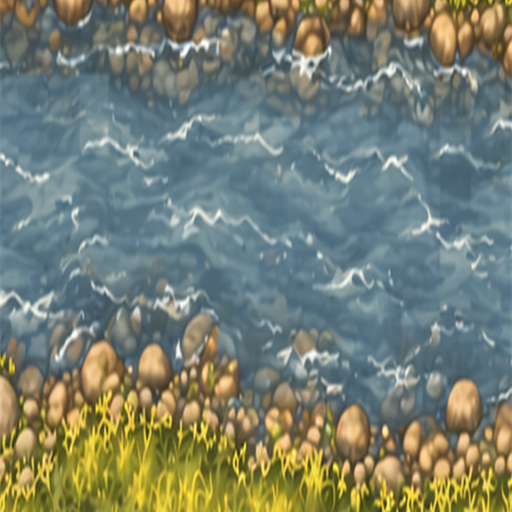
#> input picture src/assets/terrain/water_full.png, 512 x 512 px
$ python generate_swamp_and_lake_tiles.py
#> lines starting #> are read from the running program, lines starting #| are printed output that depends on the picture
#!/usr/bin/env python3
"""Regrade the swamp and build the lake textures from the existing hand-made art.

Requires Pillow and NumPy (dev-only; nothing here ships at runtime):
  python3 -m venv .venv && .venv/bin/pip install pillow numpy
  .venv/bin/python scripts/generate_swamp_and_lake_tiles.py

Sources:
  terrain_swamp.png (git history) - the original 1254x1254 painted bog PNG: seamless, but much
                                  darker than the grass, with reeds and pools far too small at
                                  board scale
  terrain/water_full.png        - lake water between two pebble banks
  terrain_road_horizontal.png   - gravel road through grass

Generated (written into src/assets/ as JPEG, quality 85: the textures are opaque, and PNG
made the swamp alone 2.1 MB):
  terrain_swamp.jpg             - 1024x1024 seamless bog, regraded towards the grass palette with
                                  murky teal pools. The renderer spreads one copy over 3x3 tiles,
                                  so pools and reeds read at board scale, and blends its edges.
  terrain/lake_water.jpg        - 512x512 seamless open water from the pure-water band of
                                  water_full.png, stacked with sideways offsets and cross-fades
                                  (the older water_open.png mirrors the band, which repeats visibly)
  terrain/shore_bank.jpg        - 256x256 seamless sand and pebble bank from the road gravel

All three tile in both directions: the renderer fills whole regions with them in board
coordinates, so neighbouring tiles continue the same image instead of repeating it per tile.
"""

import os
import subprocess
import sys
from io import BytesIO

import numpy as np
from PIL import Image, ImageFilter

ROOT = os.path.join(os.path.dirname(os.path.abspath(__file__)), "..", "src", "assets")
OUT = os.environ.get("SWAMP_OUT", ROOT)
# The swamp is regraded from the original painting, which this script replaces.
SWAMP_SOURCE_COMMIT = "2e45779"


def load_original_swamp():
    path = os.environ.get("SWAMP_SOURCE")
    if path:
        return Image.open(path).convert("RGB")
    blob = subprocess.run(
        ["git", "show", f"{SWAMP_SOURCE_COMMIT}:src/assets/terrain_swamp.png"],
        cwd=ROOT, check=True, capture_output=True,
    ).stdout
    return Image.open(BytesIO(blob)).convert("RGB")


def smoothstep(edge0, edge1, x):
    t = np.clip((x - edge0) / (edge1 - edge0), 0, 1)
    return t * t * (3 - 2 * t)


def wrap_resize(im, size):
    """Resize a seamless image and keep it seamless: resample a 3x3 tiling, keep the centre."""
    w, h = im.size
    tiled = Image.new("RGB", (w * 3, h * 3))
    for y in range(3):
        for x in range(3):
            tiled.paste(im, (x * w, y * h))
    big = tiled.resize((size * 3, size * 3), Image.LANCZOS)
    return big.crop((size, size, size * 2, size * 2))


def wrap_blur(gray, radius):
    """Gaussian blur of a 2D float array that wraps around the edges."""
    pad = int(radius * 4)
    padded = np.pad(gray, pad, mode="wrap")
    blurred = Image.fromarray((padded * 255).astype(np.uint8)).filter(ImageFilter.GaussianBlur(radius))
    return (np.asarray(blurred).astype(np.float32) / 255)[pad:-pad, pad:-pad]


def make_swamp(source):
    src = np.asarray(wrap_resize(source, 1024)).astype(np.float32) / 255
    r, g, b = src[..., 0], src[..., 1], src[..., 2]
    lum = src @ np.array([0.299, 0.587, 0.114], dtype=np.float32)

    # Pools: darker pixels whose blue is high relative to red (the painting's murky water).
    pools = smoothstep(0.5, 0.72, b / (r + 0.004)) * (1 - smoothstep(0.27, 0.37, lum)) * smoothstep(-0.008, 0.024, g - r)
    pools = smoothstep(0.25, 0.6, wrap_blur(pools, 5))[..., None]
    rim = np.clip(wrap_blur(pools[..., 0], 3) - pools[..., 0], 0, 1)[..., None]

    # Land: lift the shadows and warm the moss towards the olive-yellow grass.
    land = np.clip(src ** 0.78 * 1.3, 0, 1)
    land_lum = (land @ np.array([0.299, 0.587, 0.114], dtype=np.float32))[..., None]
    land = np.clip(land_lum + (land - land_lum) * 1.2, 0, 1)
    land = land * np.array([1.11, 1.07, 0.6], dtype=np.float32)

    # Pools: murky teal that echoes the lake, keeping the painted ripples as light and shade.
    detail = (lum[..., None] - 0.22) * 1.6
    water = np.clip(np.array([0.27, 0.4, 0.4], dtype=np.float32) + detail * np.array([0.8, 0.9, 0.9], dtype=np.float32), 0, 1)

    out = land * (1 - pools) + water * pools
    out = out * (1 - rim * 0.35)  # a damp, darker margin around each pool
    return Image.fromarray((np.clip(out, 0, 1) * 255 + 0.5).astype(np.uint8))


def seamless_columns(band):
    """Make a strip wrap left-right: blend in a copy rolled by half its width towards the ends."""
    a = np.asarray(band).astype(np.float32)
    w = a.shape[1]
    rolled = np.roll(a, w // 2, axis=1)
    x = np.arange(w, dtype=np.float32)
    weight = np.clip(1 - np.abs(x - (w - 1) / 2) / (w * 0.32), 0, 1)
    weight = (weight * weight * (3 - 2 * weight))[None, :, None]
    return a * weight + rolled * (1 - weight)


def stack_seamless(strip, height, copies, shifts):
    """Stack `copies` of a seamless strip, each rolled sideways, cross-fading every join
    (including the wrap from bottom to top) so the result tiles in both directions."""
    h, w = strip.shape[:2]
    step = height / copies
    overlap = h - step
    assert overlap > 8, "strip too short for the requested height"
    acc = np.zeros((height, w, 3), dtype=np.float32)
    total = np.zeros((height, 1, 1), dtype=np.float32)
    for index in range(copies):
        layer = np.roll(strip, shifts[index % len(shifts)], axis=1)
        start = int(np.floor(index * step - overlap / 2))
        for row in range(h):
            fade = min(1.0, (row + 0.5) / overlap, (h - row - 0.5) / overlap)
            fade = fade * fade * (3 - 2 * fade)
            y = (start + row) % height
            acc[y] += layer[row] * fade
            total[y] += fade
    return acc / np.maximum(total, 1e-6)


def make_lake_water():
    im = Image.open(os.path.join(ROOT, "terrain", "water_full.png")).convert("RGB")
    band = im.crop((0, 105, im.width, 290))  # the all-water rows, clear of both banks
    strip = seamless_columns(band)
    water = stack_seamless(strip, 512, 3, [0, 197, 331])
    return Image.fromarray(np.clip(water + 0.5, 0, 255).astype(np.uint8))


def make_shore_bank():
    road = Image.open(os.path.join(ROOT, "terrain_road_horizontal.png")).convert("RGB")
    band = road.crop((0, 226, 504, 286))  # gravel between the grass verges
    strip = seamless_columns(band)
    bank = stack_seamless(strip, 504, 12, [0, 173, 311, 89, 241, 401])
    bank = Image.fromarray(np.clip(bank + 0.5, 0, 255).astype(np.uint8))
    return wrap_resize(bank, 256)


def save(image, *parts):
    path = os.path.join(OUT, *parts)
    os.makedirs(os.path.dirname(path), exist_ok=True)
    image.save(path, "JPEG", quality=85, optimize=True, progressive=True)
    print(f"{os.path.relpath(path, OUT)}: {image.size[0]}x{image.size[1]}, {os.path.getsize(path) // 1024} KB")


def main():
    save(make_swamp(load_original_swamp()), "terrain_swamp.jpg")
#> (the call stopped at in load_original_swamp, `blob = subprocess.run( ["git", "show", f"{SWAMP_SOURCE_COMMIT}:src/ass..`: subprocess is not available in this run)
    save(make_lake_water(), "terrain", "lake_water.jpg")
#> in make_lake_water, `band = im.crop((0, 105, im.width, 290))`:
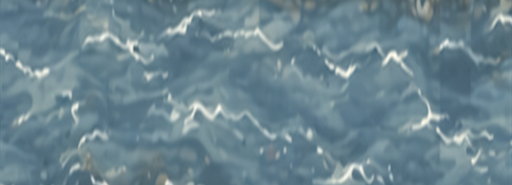
#> band: PIL image 512x185 RGB; mean R, G, B 106.8, 132.9, 143.7
#> in seamless_columns, `return a * weight + rolled * (1 - weight)`:
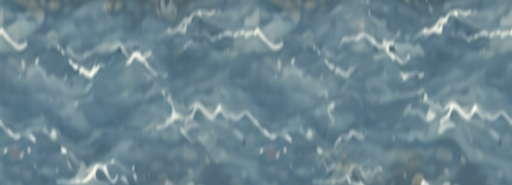
#> returned value: shape (185, 512, 3) float32; mean of channels 0, 1, 2 107.7, 133.8, 144.6; drawn as R, G, B
#> after the loop in stack_seamless, `for index in range(copies):`:
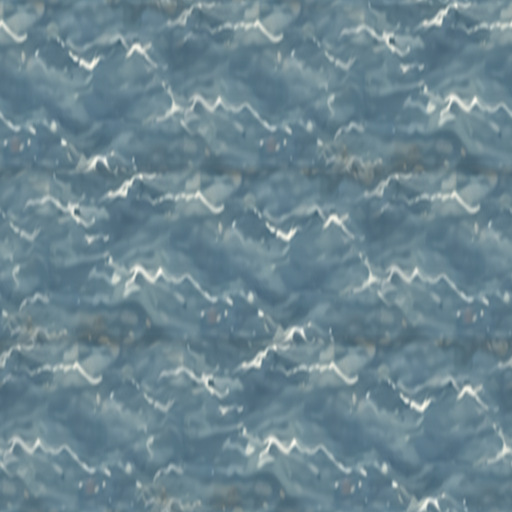
#> acc: shape (512, 512, 3) float32; mean R, G, B 108.3, 134.5, 145.5
#> after the loop in stack_seamless, `for index in range(copies):`: total = 512 values, max 1.07 at index 511, min 0.965 at index 169, mean 1
#| terrain/lake_water.jpg: 512x512, 34 KB
    save(make_shore_bank(), "terrain", "shore_bank.jpg")
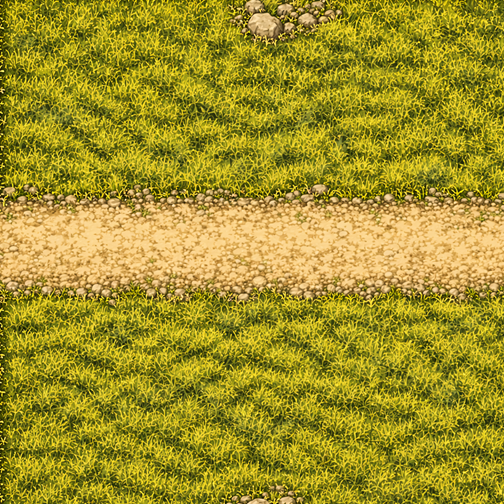
#> input picture src/assets/terrain_road_horizontal.png, 504 x 504 px
#> call 2 of stack_seamless, with height = 504, copies = 12
#> after the loop in stack_seamless (call 2), `for index in range(copies):`:
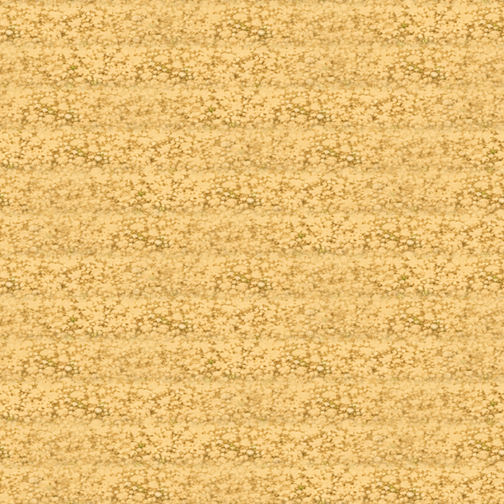
#> acc: shape (504, 504, 3) float32; mean R, G, B 233.3, 190.5, 114.5
#> after the loop in stack_seamless (call 2), `for index in range(copies):`: total = 504 values from 1 to 1
#> in wrap_resize, `tiled = Image.new("RGB", (w * 3, h * 3))`: tiled: PIL image 1512x1512 RGB; every value is 0
#> after the loop in wrap_resize, `for y in range(3):`:
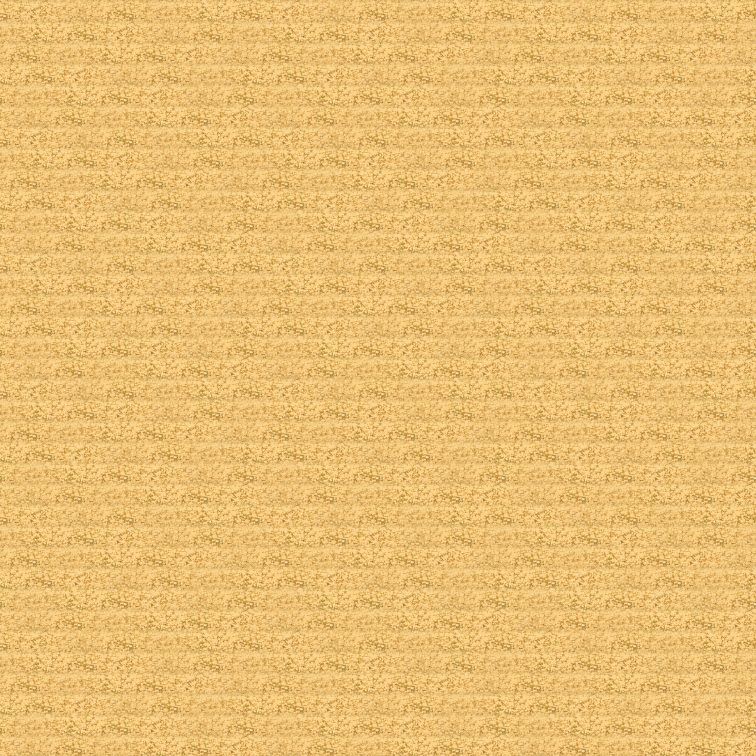
#> tiled: PIL image 1512x1512 RGB (shown at 1/2 size); mean R, G, B 233.3, 190.5, 114.5
#> in wrap_resize, `return big.crop((size, size, size * 2, size * 2))`:
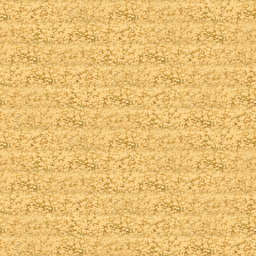
#> returned value: PIL image 256x256 RGB; mean R, G, B 233.3, 190.5, 114.5
#| terrain/shore_bank.jpg: 256x256, 21 KB


if __name__ == "__main__":
    sys.exit(main())
#> (the program exits here)
